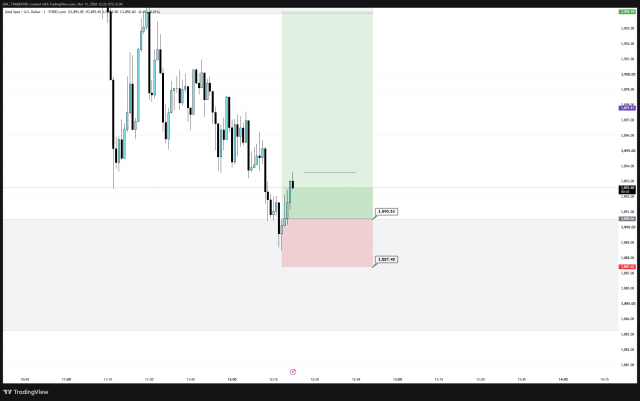
#> input picture sample_signals/msg_2318.jpg, 1280 x 801 px (shown at 1/2 size)
$ python test_chart.py
#> lines starting #> are read from the running program, lines starting #| are printed output that depends on the picture; after the words box and inside, x2 and y2 are one past the last pixel; in counts of white or black regions, pixels touching at a corner belong together
### engine/vision_processor.py
import base64
import io
import os
from pathlib import Path
from typing import Optional, Tuple, Dict, Any
from PIL import Image
import cv2
import numpy as np

# [27 lines left out: function process_and_encode_image, not called in this run]

def analyze_chart_with_cv(image_path: str) -> Optional[Dict[str, Any]]:
    """
    Fast Computer Vision pre-analyzer for TradingView charts.
    Detects TradingView Long/Short Position tools (green/red zones) to assist Groq Vision.
    """
#> called with image_path = 'sample_signals/msg_2318.jpg'
    if not image_path or not os.path.exists(image_path):
        return None

    try:
        img = cv2.imread(image_path)
#> img is the input picture: shape (801, 1280, 3); mean B, G, R 229, 229.7, 228.3
        if img is None:
            return None

        h, w, _ = img.shape
        b, g, r = cv2.split(img)
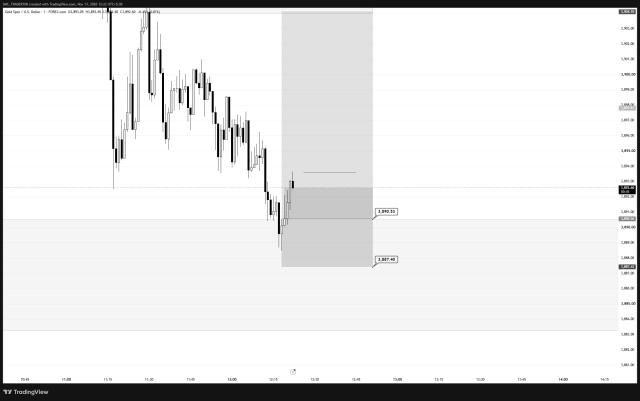
#> b: shape (801, 1280) (shown at 1/2 size); min 0, max 255, mean 229
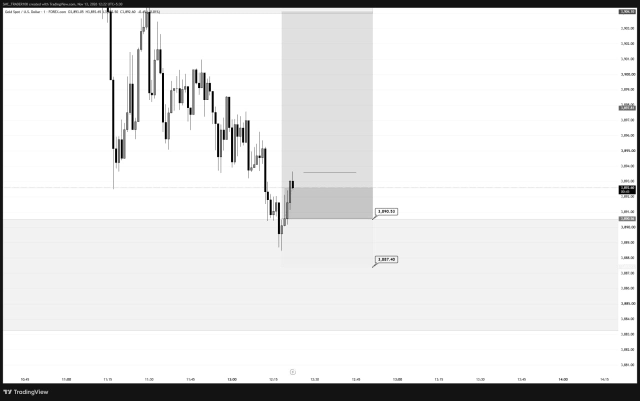
#> r: shape (801, 1280) (shown at 1/2 size); min 0, max 255, mean 228.3

        # Detect TradingView green zone (Take Profit)
        green_dom = (g.astype(int) > r.astype(int) + 12) & (g.astype(int) > b.astype(int) + 8)
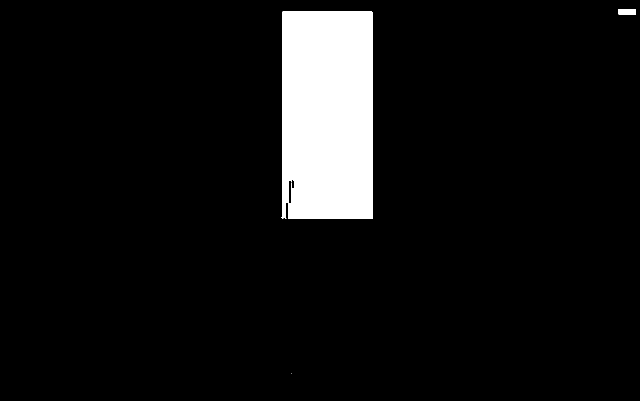
#> green_dom: shape (801, 1280) bool (shown at 1/2 size); 7.3% white; 3 white regions (1 under 20 px), largest, box (x1, y1, x2, y2) and area: (563, 23, 746, 438) 74741, (1237, 18, 1272, 29) 383
        # Detect TradingView red zone (Stop Loss)
        red_dom = (r.astype(int) > g.astype(int) + 15) & (r.astype(int) > b.astype(int) + 15)
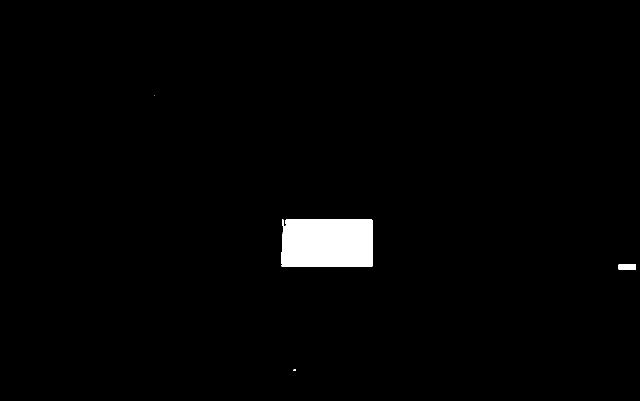
#> red_dom: shape (801, 1280) bool (shown at 1/2 size); 1.7% white; 4 white regions (2 under 20 px), largest, box (x1, y1, x2, y2) and area: (563, 438, 746, 534) 17321, (1236, 528, 1272, 539) 374

        green_pixels = np.sum(green_dom)
#> green_pixels = 75125
        red_pixels = np.sum(red_dom)
#> red_pixels = 17713

        if green_pixels > 1200 and red_pixels > 1000:
            gy, gx = np.where(green_dom)
            ry, rx = np.where(red_dom)
#> ry = 17713 values from 191 to 741; rx = 17713 values, max 1271 at index 16652, min 309 at index 0, mean 667

            mean_gy = np.mean(gy)
#> mean_gy = 228.1
            mean_ry = np.mean(ry)
#> mean_ry = 487

            # In image coordinates, Y increases downwards:
            # If Green is at smaller Y (higher up on chart), it's a LONG (BUY) position!
            # If Red is at smaller Y (higher up on chart), it's a SHORT (SELL) position!
            is_long = bool(mean_gy < mean_ry)
#> is_long = True
            action = "BUY" if is_long else "SELL"
#> action = 'BUY'

            return {
                "detected": True,
                "tool": "TradingView Position Tool",
                "action": action,
                "is_long": is_long,
                "symbol": "XAUUSD",
                "green_pixels": int(green_pixels),
                "red_pixels": int(red_pixels)
            }
    except Exception as e:
        print(f"[CV ERROR] {e}")

    return None

### engine/mock_engine.py
import re
import time
from typing import Dict, Any, Optional

CHATTER_PATTERNS = [
    r"crazyy?\s*hogya",
    r"craziest\s*trades",
    r"enjoy\s*(your)?\s*weekend",
    r"good\s*morning\s*traders",
    r"full\s*rocket\s*bolte",
    r"selling\s*king\s*for\s*a\s*reason",
    r"bhai\s*log",
    r"profit\s*booked\s*guys",
    r"kaisa\s*laga",
    r"dhamaal",
    r"paisa\s*hi\s*paisa",
    r"party\s*time",
    r"congrat(s|ulations)?",
    r"boom\s*boom",
    r"btc\s*boom",
    r"lets\s*gooo+",
    r"waah\s*bhai",
    r"partners\.elefin\.com"
]

UPDATE_PATTERNS = [
    (r"(risk\s*free\s*kr\s*lena|risk\s*free|sl\s*to\s*cost|move\s*sl\s*to\s*(be|cost|entry))", "MOVE_SL_BREAKEVEN"),
    (r"(book\s*partial|you\s*can\s*book\s*partial|close\s*50%)", "PARTIAL_CLOSE"),
    (r"(book\s*all\s*(your)?\s*profits|full\s*tp|close\s*all|exit\s*now|book\s*(your)?\s*profits)", "CLOSE_ALL"),
    (r"(1:1\s*done|1:2\s*bhi\s*ho\s*gaya|1:2\s*already\s*given|1:3\s*done)", "RR_TARGET_HIT"),
    (r"(\d+\s*pips|points\s*done|points\s*captured)", "PIP_UPDATE"),
    (r"(level\s*tap(ped|ed)?|zone\s*tapped|\btaped\b|\btapped\b)", "LEVEL_TAPPED_ALERT"),
    (r"(active\s*now|\bactive\b|\brunning\b)", "SIGNAL_ACTIVATION")
]

def parse_with_heuristics(
    text: str,
    has_image: bool = False,
    image_cv: Optional[Dict[str, Any]] = None
) -> Dict[str, Any]:
    """
    Tailored parsing engine for 'ALPHA PREMIUM' combining text pattern analysis
    and computer vision zone detection for chart screenshots.
    """
    start_time = time.time()
    raw_content = (text or "")
    lower = raw_content.lower().strip()

    # 1. Computer Vision Check for TradingView Chart Overlays
    if image_cv and image_cv.get("detected"):
        is_long = image_cv.get("is_long", True)
        action = "BUY" if is_long else "SELL"
        symbol = "XAUUSD" # Default forex/crypto asset
        elapsed = int((time.time() - start_time) * 1000)

        return {
            "intent": "TRADE_UPDATE",
            "symbol": symbol,
            "action": action,
            "order_type": "MARKET",
            "entry_price": "Entry Dividing Level",
            "sl": "Red Zone Boundary (Stop Loss)",
            "tp_levels": ["Green Zone Boundary (Take Profit)"],
            "risk_reward": "Dynamic R:R (~1:2+)",
            "confidence": 95,
            "reasoning": f"TradingView chart broadcast with active {action} (Long Position) tool. Green box = Take Profit target, Red box = Stop Loss. Current candle is running in profit towards target.",
            "raw_response": {"cv_detection": image_cv, "visual_elements": "TradingView Long/Short Position Box"},
            "processing_time_ms": max(elapsed, 15),
            "model_used": "Alpha Vision Heuristic (Local CV)"
        }

    # If message is purely emojis or very short emojis (like 🚀🚀, 💸💸, 😂❤️‍🔥)
    cleaned_alphanumeric = re.sub(r"[^a-zA-Z0-9]", "", lower)
    if not cleaned_alphanumeric and len(lower) > 0 and not has_image:
        elapsed = int((time.time() - start_time) * 1000)
        return {
            "intent": "CHATTER",
            "symbol": None,
            "action": "NONE",
            "order_type": "NONE",
            "entry_price": None,
            "sl": None,
            "tp_levels": [],
            "risk_reward": None,
            "confidence": 99,
            "reasoning": "Emoji celebration / reaction. Filtered out as non-actionable chatter.",
            "raw_response": {"engine": "fine_tuned_heuristic", "classification": "emoji_reaction"},
            "processing_time_ms": max(elapsed, 6),
            "model_used": "Alpha Heuristic Engine (Free)"
        }

    # 2. Check for pure chatter / celebrations
    for pat in CHATTER_PATTERNS:
        if re.search(pat, lower):
            if not re.search(r"(entry|sl|tp)\s*[-:]?\s*\d+", lower):
                elapsed = int((time.time() - start_time) * 1000)
                return {
                    "intent": "CHATTER",
                    "symbol": None,
                    "action": "NONE",
                    "order_type": "NONE",
                    "entry_price": None,
                    "sl": None,
                    "tp_levels": [],
                    "risk_reward": None,
                    "confidence": 99,
                    "reasoning": "Conversational greeting, celebration, or affiliate link. Filtered out as non-actionable chatter.",
                    "raw_response": {"engine": "fine_tuned_heuristic", "classification": "conversational_noise"},
                    "processing_time_ms": max(elapsed, 8),
                    "model_used": "Alpha Heuristic Engine (Free)"
                }

    # Negation check (e.g. "active mat krna abhi")
    if re.search(r"(mat\s*krna|mat\s*karna|abhi\s*nahi|abhi\s*nhi|dont\s*enter|wait|roko)", lower):
        if "active" in lower or "enter" in lower or "buy" in lower or "sell" in lower:
            elapsed = int((time.time() - start_time) * 1000)
            return {
                "intent": "TRADE_UPDATE",
                "symbol": "XAUUSD",
                "action": "NONE",
                "order_type": "NONE",
                "entry_price": None,
                "sl": None,
                "tp_levels": [],
                "risk_reward": None,
                "confidence": 98,
                "reasoning": "Owner advisory: instructed to wait and NOT activate trade yet.",
                "raw_response": {"engine": "fine_tuned_heuristic", "update_type": "NEGATION_HOLD"},
                "processing_time_ms": max(elapsed, 8),
                "model_used": "Alpha Heuristic Engine (Free)"
            }

    # 3. Check for trade updates
    for pat, update_type in UPDATE_PATTERNS:
        if re.search(pat, lower):
            if not re.search(r"entry\s*[-:]?\s*\d+", lower):
                elapsed = int((time.time() - start_time) * 1000)

                action_map = {
                    "MOVE_SL_BREAKEVEN": "MODIFY_SL",
                    "PARTIAL_CLOSE": "PARTIAL_CLOSE",
                    "CLOSE_ALL": "CLOSE",
                    "RR_TARGET_HIT": "TARGET_HIT",
                    "PIP_UPDATE": "PIP_UPDATE",
                    "LEVEL_TAPPED_ALERT": "NONE",
                    "SIGNAL_ACTIVATION": "CONFIRM_ACTIVE"
                }

                action = action_map.get(update_type, "UPDATE")
                intent = "CLOSE_TRADE" if action == "CLOSE" else "TRADE_UPDATE"

                symbol_match = re.search(r"\b(btc|xauusd|gold|eth|eurusd|gbpusd|us30|nas100)\b", lower)
                symbol = symbol_match.group(1).upper() if symbol_match else "ACTIVE_TRADE"
                if symbol == "BTC": symbol = "BTCUSDT"
                if symbol == "GOLD": symbol = "XAUUSD"

                reasoning = {
                    "MOVE_SL_BREAKEVEN": "Owner called 'RISK FREE KR LENA': Move Stop Loss to Entry / Breakeven immediately.",
                    "PARTIAL_CLOSE": "Owner advised booking partial profits (1:2 target reached).",
                    "CLOSE_ALL": "Owner called 'BOOK ALL YOUR PROFITS' / Full TP hit. Close position completely.",
                    "RR_TARGET_HIT": "Risk:Reward target accomplished (1:1 / 1:2 / 1:3).",
                    "PIP_UPDATE": "Trade running in heavy profit pips/points.",
                    "LEVEL_TAPPED_ALERT": "Level tapped alert: price reached pending zone. Traders alert; waiting for entry confirmation.",
                    "SIGNAL_ACTIVATION": "Owner confirmed trade is active and executing."
                }.get(update_type, f"Trade update: {update_type}")

                return {
                    "intent": intent,
                    "symbol": symbol,
                    "action": action,
                    "order_type": "MARKET",
                    "entry_price": None,
                    "sl": "BREAKEVEN / ENTRY" if update_type == "MOVE_SL_BREAKEVEN" else None,
                    "tp_levels": [],
                    "risk_reward": None,
                    "confidence": 95,
                    "reasoning": reasoning,
                    "raw_response": {"engine": "fine_tuned_heuristic", "update_type": update_type},
                    "processing_time_ms": max(elapsed, 10),
                    "model_used": "Alpha Heuristic Engine (Free)"
                }

    # 4. Check for Explicit Trade Setup (e.g. Entry-71704 Sl-72714 Tp 67500)
    entry_match = re.search(r"entry\s*[-:=]?\s*([0-9]+(?:\.[0-9]+)?(?:-[0-9]+(?:\.[0-9]+)?)?)", lower)
    sl_match = re.search(r"sl\s*[-:=]?\s*([0-9]+(?:\.[0-9]+)?|[0-9]+\s*pips?)", lower)
    tp_match = re.search(r"tp\s*[-:=]?\s*([0-9]+(?:\.[0-9]+)?)", lower)

    if entry_match or sl_match or tp_match or "swing trade in btc" in lower or "sell level" in lower:
        entry = entry_match.group(1) if entry_match else "CMP"
        sl = sl_match.group(1) if sl_match else None
        tp = [tp_match.group(1)] if tp_match else []

        if "btc" in lower or "bitcoin" in lower:
            symbol = "BTCUSDT"
        elif "gold" in lower or "xauusd" in lower:
            symbol = "XAUUSD"
        else:
            try:
                entry_val = float(entry.split("-")[0])
                if entry_val > 10000:
                    symbol = "BTCUSDT"
                elif 1500 <= entry_val <= 4000:
                    symbol = "XAUUSD"
                elif 10000 <= entry_val <= 50000:
                    symbol = "US30"
                else:
                    symbol = "XAUUSD"
            except Exception:
                symbol = "XAUUSD"

        # Determine Action (BUY or SELL)
        if "sell" in lower or "short" in lower:
            action = "SELL"
        elif "buy" in lower or "long" in lower:
            action = "BUY"
        else:
            try:
                entry_num = float(entry.split("-")[0])
                sl_num = float(sl)
                action = "SELL" if sl_num > entry_num else "BUY"
            except Exception:
                action = "SELL" if "sell" in lower else "BUY"

        order_type = "LIMIT" if "level" in lower else "MARKET"

        elapsed = int((time.time() - start_time) * 1000)
        return {
            "intent": "NEW_TRADE",
            "symbol": symbol,
            "action": action,
            "order_type": order_type,
            "entry_price": entry,
            "sl": sl or "Open / Unspecified",
            "tp_levels": tp if tp else ["Open / Dynamic"],
            "risk_reward": "Dynamic",
            "confidence": 96,
            "reasoning": f"Identified {action} signal for {symbol} from ALPHA PREMIUM. Entry: {entry}, SL: {sl}, TP: {', '.join(tp) if tp else 'Dynamic'}.",
            "raw_response": {"engine": "fine_tuned_heuristic", "extracted": {"symbol": symbol, "action": action, "entry": entry, "sl": sl, "tp": tp}},
            "processing_time_ms": max(elapsed, 12),
            "model_used": "Alpha Heuristic Engine (Free)"
        }

    # If has image but not chatter, mark as Chart Update
    if has_image:
        elapsed = int((time.time() - start_time) * 1000)
        return {
            "intent": "TRADE_UPDATE",
            "symbol": "CHART_SETUP",
            "action": "UPDATE",
            "order_type": "MARKET",
            "entry_price": "See Chart",
            "sl": "Marked on Chart",
            "tp_levels": ["Marked on Chart"],
            "risk_reward": "Dynamic",
            "confidence": 85,
            "reasoning": "Chart screenshot broadcast from channel owner. Contains visual trade setup / update levels.",
            "raw_response": {"engine": "fine_tuned_heuristic", "verdict": "visual_chart_broadcast"},
            "processing_time_ms": max(elapsed, 10),
            "model_used": "Alpha Vision Heuristic (Local)"
        }

    # Default to Chatter / Non-actionable
    elapsed = int((time.time() - start_time) * 1000)
    return {
        "intent": "CHATTER",
        "symbol": None,
        "action": "NONE",
        "order_type": "NONE",
        "entry_price": None,
        "sl": None,
        "tp_levels": [],
        "risk_reward": None,
        "confidence": 88,
        "reasoning": "Message does not contain actionable entry, stop loss, or trade modification instructions.",
        "raw_response": {"engine": "fine_tuned_heuristic", "verdict": "filtered_noise"},
        "processing_time_ms": max(elapsed, 8),
        "model_used": "Alpha Heuristic Engine (Free)"
    }

### test_chart.py
import json
from engine.vision_processor import analyze_chart_with_cv
from engine.mock_engine import parse_with_heuristics

cv_res = analyze_chart_with_cv("sample_signals/msg_2318.jpg")
#> cv_res = {'detected': True, 'tool': 'TradingView Position Tool', 'action': 'BUY', 'is_long': True, 'symbol': 'XAUUSD', 'green_pixels': 75125, 'red_pixels': 17713}
print("CV result:", cv_res, flush=True)
#| CV result: {'detected': True, 'tool': 'TradingView Position Tool', 'action': 'BUY', 'is_long': True, 'symbol': 'XAUUSD', 'green_pixels': 75125, 'red_pixels': 17713}

res = parse_with_heuristics(text="", has_image=True, image_cv=cv_res)
#> in parse_with_heuristics, `is_long = image_cv.get("is_long", True)`: is_long = True
#> in parse_with_heuristics, `action = "BUY" if is_long else "SELL"`: action = 'BUY'
#> res = 13 items
print("Parsed result:\n", json.dumps(res, indent=2), flush=True)
#> (printed output is left out)
